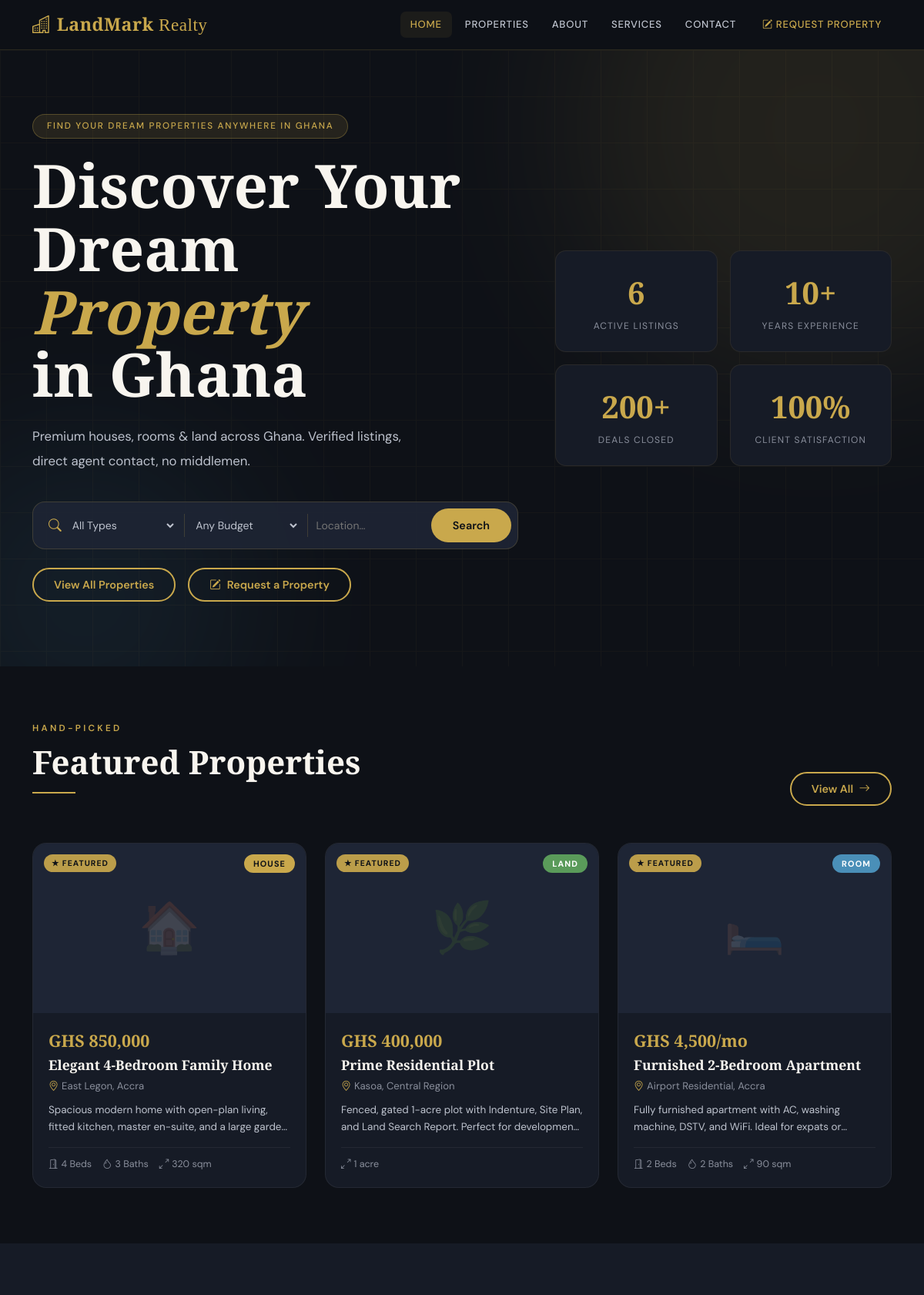
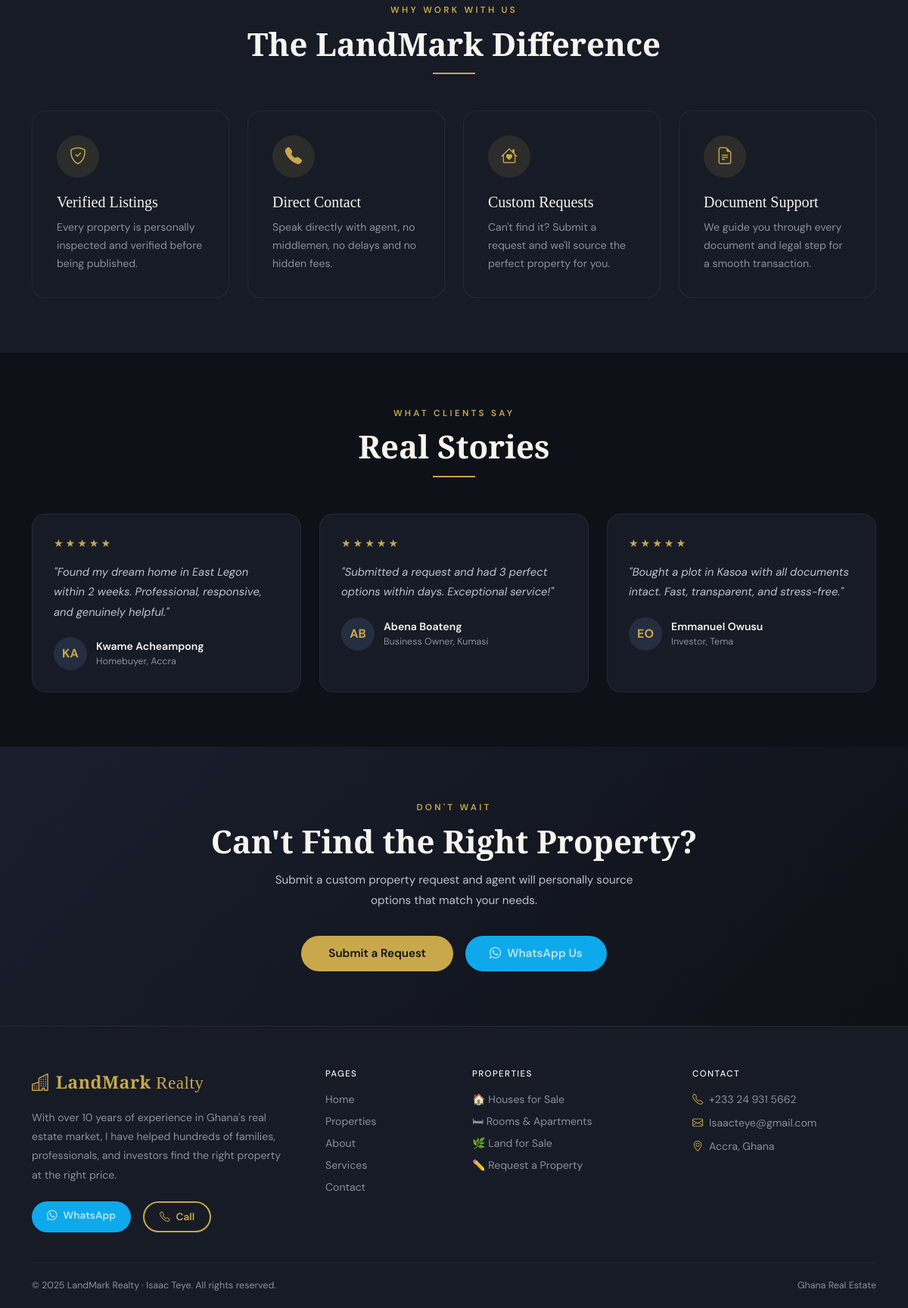
The page / on the database its author committed (2 pictures, top to bottom).
### tables this page shows
CREATE TABLE listings (
            id          INTEGER PRIMARY KEY AUTOINCREMENT,
            type        TEXT    NOT NULL DEFAULT 'house',
            title       TEXT    NOT NULL,
            description TEXT,
            price       TEXT,
            location    TEXT,
            bedrooms    INTEGER,
            bathrooms   INTEGER,
            size        TEXT,
            status      TEXT    NOT NULL DEFAULT 'available',
            featured    INTEGER NOT NULL DEFAULT 0,
            created_at  TEXT    NOT NULL DEFAULT (datetime('now'))
        );

CREATE TABLE settings (
            key   TEXT PRIMARY KEY,
            value TEXT
        );

### app.py (the view)
@app.route('/')
def index():
    db = get_db()
    featured = db.execute(
        "SELECT * FROM listings WHERE featured=1 AND status='available' ORDER BY created_at DESC LIMIT 6"
    ).fetchall()
    featured = [listing_to_dict(r) for r in featured]
    total_active = db.execute("SELECT COUNT(*) FROM listings WHERE status='available'").fetchone()[0]
    return render_template('index.html', featured=featured, total_active=total_active, agent=get_agent())

### app.py (called while the page is built)
def get_db():
    if 'db' not in g:
        g.db = sqlite3.connect(DATABASE)
        g.db.row_factory = sqlite3.Row
        g.db.execute("PRAGMA journal_mode=WAL")
    return g.db

def get_setting(key, default=''):
    row = get_db().execute("SELECT value FROM settings WHERE key=?", (key,)).fetchone()
    return row['value'] if row else default

def get_agent():
    return {
        'name':  get_setting('agent_name'),
        'phone': get_setting('agent_phone'),
        'email': get_setting('agent_email'),
        'wa':    get_setting('agent_wa'),
        'bio':   get_setting('agent_bio'),
    }

def listing_to_dict(row):
    d = dict(row)
    db = get_db()
    imgs = db.execute(
        "SELECT filename FROM listing_images WHERE listing_id=? ORDER BY sort_order",
        (d['id'],)
    ).fetchall()
    d['images'] = [r['filename'] for r in imgs]
    return d

### templates/index.html (shortened to what this page needs)
{% extends 'base.html' %}
{% block content %}
<section class="hero-section">
  <div class="hero-grid"></div>
  <div class="hero-glow" style="width:640px;height:640px;background:#C9A84C;top:-220px;right:-180px;"></div>
  <div class="hero-glow" style="width:420px;height:420px;background:#4A8FB8;bottom:-120px;left:-100px;"></div>
  <div class="container position-relative" style="z-index:2;">
    <div class="row align-items-center g-5">
      <div class="col-lg-7">
        <span class="badge-pill">FIND YOUR DREAM PROPERTIES ANYWHERE IN GHANA</span>
        <h1 class="hero-title">Discover Your<br>Dream <em>Property</em><br>in Ghana</h1>
        <p style="color:var(--stone-light);font-size:1.05rem;max-width:520px;line-height:1.9;margin-bottom:36px;">
          Premium houses, rooms &amp; land across Ghana. Verified listings, direct agent contact, no middlemen.
        </p>
        <form action="{{ url_for('properties') }}" method="get" class="search-bar mb-4">
          <i class="bi bi-search" style="color:var(--gold);font-size:1.05rem;flex-shrink:0;"></i>
          <select name="type" class="search-input">
            <option value="">All Types</option>
          </select>
          <select name="budget" class="search-input">
            <option value="">Any Budget</option>
          </select>
          <input name="loc" class="search-input" type="text" placeholder="Location…"/>
          <button type="submit" class="btn-gold" style="flex-shrink:0;">Search</button>
        </form>
        <div class="d-flex gap-3 flex-wrap">
          <a href="{{ url_for('properties') }}" class="btn-outline-gold">View All Properties</a>
          <a href="{{ url_for('property_request') }}" class="btn-outline-gold">
            <i class="bi bi-pencil-square me-2"></i>Request a Property
          </a>
        </div>
      </div>
      <div class="col-lg-5">
        <div class="row g-3">
          <div class="col-6"><div class="stat-card"><div class="stat-number">{{ total_active }}</div><div class="stat-label">Active Listings</div></div></div>
          <div class="col-6"><div class="stat-card"><div class="stat-number">10+</div><div class="stat-label">Years Experience</div></div></div>
          <div class="col-6"><div class="stat-card"><div class="stat-number">200+</div><div class="stat-label">Deals Closed</div></div></div>
          <div class="col-6"><div class="stat-card"><div class="stat-number">100%</div><div class="stat-label">Client Satisfaction</div></div></div>
        </div>
      </div>
    </div>
  </div>
</section>
<section class="py-5" style="background:var(--ink);">
  <div class="container py-4">
    <div class="d-flex align-items-end justify-content-between mb-5 flex-wrap gap-3">
      <div>
        <span class="eyebrow">Hand-Picked</span>
        <h2 class="display-serif mb-0" style="font-size:clamp(1.8rem,3.5vw,2.8rem);">Featured Properties</h2>
        <div class="section-divider"></div>
      </div>
      <a href="{{ url_for('properties') }}" class="btn-outline-gold">View All <i class="bi bi-arrow-right ms-1"></i></a>
    </div>
    {% if featured %}
    <div class="row g-4">
      {% for l in featured %}{% include '_property_card.html' %}{% endfor %}
    </div>
    {% else %}
    <p style="color:var(--stone);">No featured listings yet. Check back soon!</p>
    {% endif %}
  </div>
</section>
<section class="py-5" style="background:var(--ink-800);">
  <div class="container py-4">
    <div class="text-center mb-5">
      <span class="eyebrow">WHY WORK WITH US</span>
      <h2 class="display-serif" style="font-size:clamp(1.8rem,3.5vw,2.8rem);">The LandMark Difference</h2>
      <div class="section-divider center"></div>
    </div>
    <div class="row g-4">
      <div class="col-md-6 col-lg-3"><div class="service-card"><div class="icon-circle"><i class="bi bi-shield-check"></i></div><h5>Verified Listings</h5><p>Every property is personally inspected and verified before being published.</p></div></div>
      <div class="col-md-6 col-lg-3"><div class="service-card"><div class="icon-circle"><i class="bi bi-telephone-fill"></i></div><h5>Direct Contact</h5><p>Speak directly with agent, no middlemen, no delays and no hidden fees.</p></div></div>
      <div class="col-md-6 col-lg-3"><div class="service-card"><div class="icon-circle"><i class="bi bi-house-heart"></i></div><h5>Custom Requests</h5><p>Can't find it? Submit a request and we'll source the perfect property for you.</p></div></div>
      <div class="col-md-6 col-lg-3"><div class="service-card"><div class="icon-circle"><i class="bi bi-file-earmark-text"></i></div><h5>Document Support</h5><p>We guide you through every document and legal step for a smooth transaction.</p></div></div>
    </div>
  </div>
</section>
<section class="py-5" style="background:var(--ink);">
  <div class="container py-4">
    <div class="text-center mb-5">
      <span class="eyebrow">What Clients Say</span>
      <h2 class="display-serif" style="font-size:clamp(1.8rem,3.5vw,2.8rem);">Real Stories</h2>
      <div class="section-divider center"></div>
    </div>
    <div class="row g-4">
      <div class="col-md-4"><div class="testimonial-card"><div class="stars">★★★★★</div><p class="tquote">"Found my dream home in East Legon within 2 weeks. Professional, responsive, and genuinely helpful."</p><div class="tauthor"><div class="tav">KA</div><div><div class="tname">Kwame Acheampong</div><div class="trole">Homebuyer, Accra</div></div></div></div></div>
      <div class="col-md-4"><div class="testimonial-card"><div class="stars">★★★★★</div><p class="tquote">"Submitted a request and had 3 perfect options within days. Exceptional service!"</p><div class="tauthor"><div class="tav">AB</div><div><div class="tname">Abena Boateng</div><div class="trole">Business Owner, Kumasi</div></div></div></div></div>
      <div class="col-md-4"><div class="testimonial-card"><div class="stars">★★★★★</div><p class="tquote">"Bought a plot in Kasoa with all documents intact. Fast, transparent, and stress-free."</p><div class="tauthor"><div class="tav">EO</div><div><div class="tname">Emmanuel Owusu</div><div class="trole">Investor, Tema</div></div></div></div></div>
    </div>
  </div>
</section>
<section class="py-5" style="background:linear-gradient(135deg,#1a1f2e,#0E1117);">
  <div class="container py-4 text-center">
    <span class="eyebrow">Don't Wait</span>
    <h2 class="display-serif mb-3" style="font-size:clamp(1.8rem,3.5vw,2.8rem);">Can't Find the Right Property?</h2>
    <p style="color:var(--stone-light);max-width:520px;margin:0 auto 32px;line-height:1.8;font-size:0.95rem;">
      Submit a custom property request and agent will personally source options that match your needs.
    </p>
    <div class="d-flex gap-3 justify-content-center flex-wrap">
      <a href="{{ url_for('property_request') }}" class="btn-gold" style="padding:13px 36px;font-size:0.95rem;">Submit a Request</a>
      <a href="https://wa.me/{{ agent.wa }}" target="_blank" class="btn-wa" style="padding:13px 32px;font-size:0.95rem;">
        <i class="bi bi-whatsapp me-2"></i>WhatsApp Us
      </a>
    </div>
  </div>
</section>
{% endblock %}

### templates/base.html (shortened to what this page needs)
<!DOCTYPE html>
<html lang="en">
<head>
  <link href="https://cdn.jsdelivr.net/npm/bootstrap@5.3.2/dist/css/bootstrap.min.css" rel="stylesheet"/>
  <link href="https://cdn.jsdelivr.net/npm/bootstrap-icons@1.11.3/font/bootstrap-icons.min.css" rel="stylesheet"/>
  <link rel="stylesheet" href="{{ url_for('static', filename='css/style.css') }}"/>
</head>
<body>
<nav class="site-nav">
  <div class="container">
    <div class="d-flex align-items-center justify-content-between">
      <a href="{{ url_for('index') }}" class="nav-brand">
        <i class="bi bi-buildings me-2"></i>LandMark<span style="font-weight:400"> Realty</span>
      </a>
      <div class="d-none d-lg-flex align-items-center gap-1">
        <a href="{{ url_for('index') }}"      class="nav-link-item {% if request.endpoint=='index' %}active{% endif %}">Home</a>
        <a href="{{ url_for('properties') }}" class="nav-link-item {% if request.endpoint=='properties' %}active{% endif %}">Properties</a>
        <a href="{{ url_for('about') }}"      class="nav-link-item {% if request.endpoint=='about' %}active{% endif %}">About</a>
        <a href="{{ url_for('services') }}"   class="nav-link-item {% if request.endpoint=='services' %}active{% endif %}">Services</a>
        <a href="{{ url_for('contact') }}"    class="nav-link-item {% if request.endpoint=='contact' %}active{% endif %}">Contact</a>
        <a href="{{ url_for('property_request') }}" class="nav-link-item ms-1" style="color:var(--gold)!important;">
          <i class="bi bi-pencil-square me-1"></i>Request Property
        </a>
      </div>
    </div>
  </div>
</nav>
{% block content %}{% endblock %}
<footer class="site-footer">
  <div class="container">
    <div class="row g-5 mb-2">
      <div class="col-lg-4">
        <a href="{{ url_for('index') }}" class="nav-brand d-block mb-3" style="text-decoration:none;">
          <i class="bi bi-buildings me-2"></i>LandMark<span style="font-weight:400"> Realty</span>
        </a>
        <p style="color:var(--stone);font-size:0.88rem;line-height:1.8;margin-bottom:22px;">{{ agent.bio }}</p>
        <div class="d-flex gap-3 flex-wrap">
          <a href="https://wa.me/{{ agent.wa }}" target="_blank" class="btn-wa" style="padding:9px 20px;font-size:0.85rem;">
            <i class="bi bi-whatsapp me-2"></i>WhatsApp
          </a>
          <a href="tel:{{ agent.phone }}" class="btn-outline-gold" style="padding:9px 20px;font-size:0.85rem;">
            <i class="bi bi-telephone me-2"></i>Call
          </a>
        </div>
      </div>
      <div class="col-6 col-lg-2">
        <h6 class="footer-heading">Pages</h6>
        <a href="{{ url_for('index') }}"      class="footer-link">Home</a>
        <a href="{{ url_for('properties') }}" class="footer-link">Properties</a>
        <a href="{{ url_for('about') }}"      class="footer-link">About</a>
        <a href="{{ url_for('services') }}"   class="footer-link">Services</a>
        <a href="{{ url_for('contact') }}"    class="footer-link">Contact</a>
      </div>
      <div class="col-6 col-lg-3">
        <h6 class="footer-heading">Properties</h6>
        <a href="{{ url_for('properties') }}?type=house" class="footer-link">🏠 Houses for Sale</a>
        <a href="{{ url_for('properties') }}?type=room"  class="footer-link">🛏 Rooms &amp; Apartments</a>
        <a href="{{ url_for('properties') }}?type=land"  class="footer-link">🌿 Land for Sale</a>
        <a href="{{ url_for('property_request') }}"      class="footer-link">✏️ Request a Property</a>
      </div>
      <div class="col-lg-3">
        <h6 class="footer-heading">Contact</h6>
        <div class="footer-contact-item"><i class="bi bi-telephone" style="color:var(--gold);"></i>{{ agent.phone }}</div>
        <div class="footer-contact-item"><i class="bi bi-envelope"  style="color:var(--gold);"></i>{{ agent.email }}</div>
        <div class="footer-contact-item"><i class="bi bi-geo-alt"   style="color:var(--gold);"></i>Accra, Ghana</div>
      </div>
    </div>
    <div class="footer-bottom">
      <span>© {{ 2025 }} LandMark Realty · {{ agent.name }}. All rights reserved.</span>
      <span>Ghana Real Estate</span>
    </div>
  </div>
</footer>
</body>
</html>

### templates/_property_card.html
<div class="col-md-6 col-lg-4">
  <a href="{{ url_for('property_detail', id=l.id) }}" class="prop-card-link">
    <div class="prop-card">
      <div class="prop-img-wrap">
        {% if l.images %}
          <img src="{{ url_for('static', filename='uploads/' + l.images[0]) }}" alt="{{ l.title }}" loading="lazy"/>
          {% if l.images|length > 1 %}
          <span class="img-count-badge">
            <i class="bi bi-images"></i> {{ l.images|length }} photos
          </span>
          {% endif %}
        {% else %}
          <div class="prop-img-placeholder">{{ {'house':'🏠','room':'🛏️','land':'🌿'}[l.type] or '🏠' }}</div>
        {% endif %}
        <span class="type-badge type-{{ l.type }}">{{ l.type|capitalize }}</span>
        {% if l.featured %}<span class="featured-badge">★ Featured</span>{% endif %}
      </div>
      <div class="prop-body">
        <div class="prop-price">{{ l.price }}</div>
        <div class="prop-title">{{ l.title }}</div>
        <div class="prop-location"><i class="bi bi-geo-alt me-1" style="color:var(--gold);"></i>{{ l.location }}</div>
        <div class="prop-desc">{{ l.description }}</div>
        {% if l.type != 'land' and (l.bedrooms or l.bathrooms or l.size) %}
        <div class="prop-specs">
          {% if l.bedrooms  %}<span><i class="bi bi-door-open me-1"></i>{{ l.bedrooms }} Bed{{ 's' if l.bedrooms > 1 else '' }}</span>{% endif %}
          {% if l.bathrooms %}<span><i class="bi bi-droplet me-1"></i>{{ l.bathrooms }} Bath{{ 's' if l.bathrooms > 1 else '' }}</span>{% endif %}
          {% if l.size      %}<span><i class="bi bi-arrows-angle-expand me-1"></i>{{ l.size }}</span>{% endif %}
        </div>
        {% elif l.size %}
        <div class="prop-specs"><span><i class="bi bi-arrows-angle-expand me-1"></i>{{ l.size }}</span></div>
        {% endif %}
      </div>
    </div>
  </a>
</div>

### rows shown on the page
listings: type "🏠", type "HOUSE", featured "★ FEATURED", price "GHS 850,000", title "Elegant 4-Bedroom Family Home", location "East Legon, Accra", description "Spacious modern home with open-plan living, fitted kitchen, master en-suite, and a large…", bedrooms "4", bedrooms "s", bathrooms "3", bathrooms "s", size "320 sqm"
listings: type "LAND", featured "★ FEATURED", price "GHS 400,000", title "Prime Residential Plot", location "Kasoa, Central Region", description "Fenced, gated 1-acre plot with Indenture, Site Plan, and Land Search Report. Perfect for…", size "1 acre"
listings: type "🛏️", type "ROOM", featured "★ FEATURED", price "GHS 4,500/mo", title "Furnished 2-Bedroom Apartment", location "Airport Residential, Accra", description "Fully furnished apartment with AC, washing machine, DSTV, and WiFi. Ideal for expats…", bedrooms "2", bedrooms "s", bathrooms "2", bathrooms "s", size "90 sqm"
settings: bio "With over 10 years of experience in Ghana's real estate market, I have helped hundreds of families, professionals, and investors find the right property at the right price."
settings: phone "+233 24 931 5662"
settings: email "Isaacteye@gmail.com"
settings: name "Isaac Teye"

### other values the page prints
{{ total_active }} "6"
{{ 2025 }} "2025"
